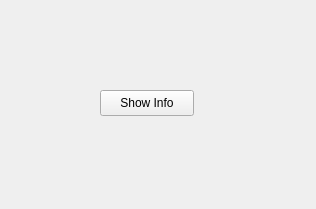
<?xml version="1.0" encoding="UTF-8"?>
<ui version="4.0">
 <class>Widget</class>
 <widget class="QWidget" name="Widget">
  <property name="geometry">
   <rect>
    <x>0</x>
    <y>0</y>
    <width>316</width>
    <height>209</height>
   </rect>
  </property>
  <property name="windowTitle">
   <string>Widget</string>
  </property>
  <widget class="QPushButton" name="showInfoButton">
   <property name="geometry">
    <rect>
     <x>100</x>
     <y>90</y>
     <width>94</width>
     <height>26</height>
    </rect>
   </property>
   <property name="text">
    <string>Show Info</string>
   </property>
  </widget>
 </widget>
 <resources/>
 <connections/>
</ui>
